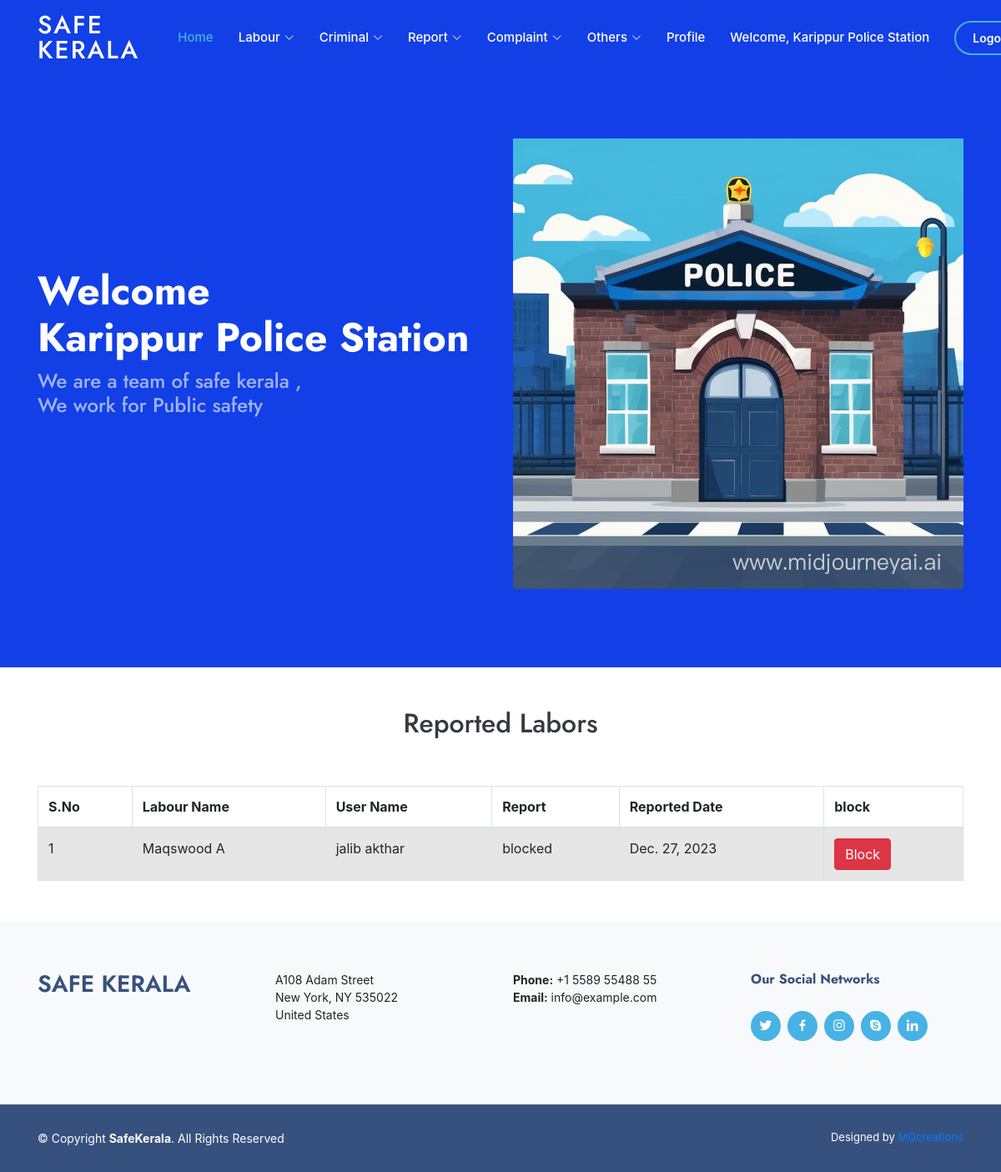
/station_url/view_reported_labours_and_take_action/ (signed in), run on the app's committed database.
### safekerala_admin/models.py (models this page shows)
class ReportDB(models.Model):
    labor = models.ForeignKey(LabourDB, on_delete=models.CASCADE, null=True)
    user = models.ForeignKey(UserDB, on_delete=models.CASCADE)
    r_date = models.DateField(null=True, blank=True)
    report_text = models.TextField()

class LabourDB(models.Model):
    lb_name = models.CharField(max_length=50, blank=True, null=True)
    lb_email = models.EmailField(max_length=50, blank=True, null=True)
    lb_phone = models.IntegerField(null=True, blank=True)
    lb_id_proof = models.FileField(upload_to="id proof ", null=True, blank=True)
    lb_place = models.CharField(max_length=50, blank=True, null=True)
    lb_post = models.CharField(max_length=50, blank=True, null=True)
    lb_district = models.CharField(max_length=50, blank=True, null=True)
    lb_pincode = models.IntegerField(null=True, blank=True)
    lb_photo1 = models.ImageField(upload_to="media/labour photo", null=True, blank=True)
    lb_photo2 = models.ImageField(upload_to="media/labour photo", null=True, blank=True)
    lb_category = models.CharField(max_length=50, blank=True, null=True)
    lb_gender = models.CharField(max_length=5, blank=True, null=True)
    lb_dob = models.DateField(null=True, blank=True)
    station = models.ForeignKey(StationsDB, on_delete=models.CASCADE, null=True, blank=True)
    is_blocked = models.BooleanField(default=False)
    face_data = models.BinaryField(null=True, blank=True)

class UserDB(models.Model):
    username = models.CharField(max_length=50, null=True, blank=True)
    password = models.CharField(max_length=8, blank=True, null=True)
    email = models.EmailField(max_length=50, blank=True, null=True)
    phone = models.IntegerField(blank=True, null=True)
    place = models.CharField(max_length=50, blank=True, null=True)
    post = models.CharField(max_length=20, blank=True, null=True)
    district = models.CharField(max_length=20, blank=True, null=True)
    pin = models.IntegerField(blank=True, null=True)
    photo = models.ImageField(upload_to="user profile", blank=True, null=True)

### safekerala_station/views.py (the view, shortened to what this page needs)
# urls.py: path('view_reported_labours_and_take_action/', views.view_reported_labours_and_take_action,
def view_reported_labours_and_take_action(request):
    station_id = request.session.get('station_id')
    reports = ReportDB.objects.filter(report_text='blocked', labor__station=station_id)
    Action = ActionDB.objects.all()
    return render(request, "view_reported_labours.html", {'reports': reports, 'data': Action})

### safekerala_station/templates/view_reported_labours.html (shortened to what this page needs)
{% extends 'stn_index.html' %}
{% block content %}
  <h2 class="text-dark text-center pb-5"> Reported Labors</h2>
  <table class="table table-bordered table-striped">
    <thead>
      <tr>
        <th>S.No</th>
        <th>Labour Name</th>
        <th>User Name</th>
        <th>Report</th>
        <th>Reported Date</th>
        <th>block</th>
      </tr>
    </thead>
    <tbody>
      {% for action in reports %}
        <tr>
          <td>{{ forloop.counter }}</td>
          <td>{{ action.labor.lb_name }}</td>
          <td>{{ action.user.username }}</td>
          <td>{{ action.report_text }}</td>
          <td>{{ action.r_date }}</td>
          <td>
            <form method="post">
              <button type="submit" class="btn btn-danger">Block</button>
            </form>
          </td>
        </tr>
      {% endfor %}
    </tbody>
  </table>
{% endblock %}

### safekerala_admin/static/css/style.css (style rules this page uses)
body { font-family: "Open Sans", sans-serif; color: #444444; }
h1, h2, h3, h4, h5, h6 { font-family: "Jost", sans-serif; }

### data on the page
ReportDB: labor.lb_name "Maqswood A", user.username "jalib akthar", report_text "blocked", r_date "Dec. 27, 2023"

### other printed values
{{ request.session.usr_name }} "Karippur Police Station"
